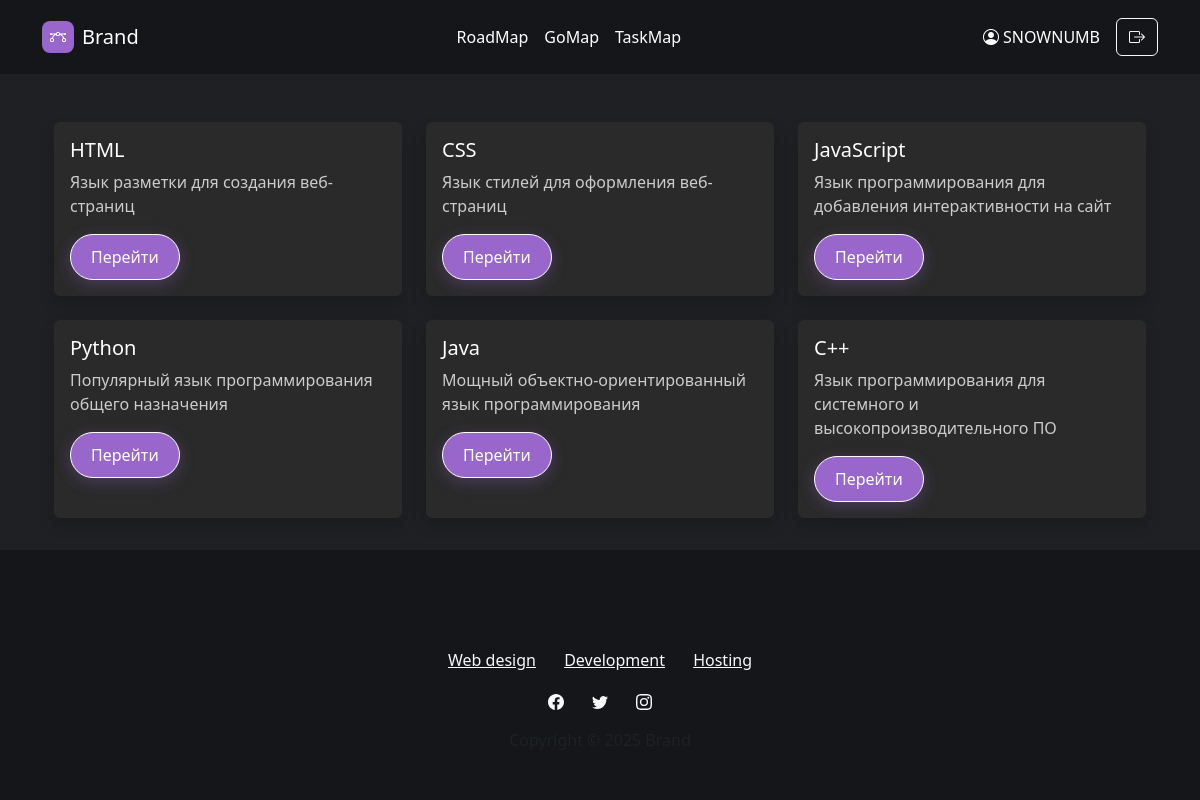
The page /tests/ (signed in) on the database its author committed.
### auth_app/models.py (models this page shows, shortened)
class CustomUser(AbstractUser):
    email = models.EmailField(unique=True)

### archive_test/models.py (models this page shows, shortened)
class ProgrammingLanguage(models.Model):
    name = models.CharField(max_length=100)
    description = models.TextField()
    slug = models.SlugField(unique=True)

### archive_test/views.py (the view)
# urls.py: path('', views.test_list, name='archive_tests'),
def test_list(request):
    languages = ProgrammingLanguage.objects.all()
    return render(request, 'archive_test/test_list.html', {'languages': languages})

### archive_test/templates/archive_test/test_list.html (shortened to what this page needs)
{% extends 'base.html' %}
{% load static %}
{% block content %}
<div class="container py-4">
    <div class="row row-cols-1 row-cols-md-3 g-4">
        {% for lang in languages %}
        <div class="col">
            <div class="card h-100 shadow">
                <div class="card-body">
                    <h5 class="card-title">{{ lang.name }}</h5>
                    <p class="card-text">{{ lang.description }}</p>
                    <a href="{% url 'test_detail' lang.slug %}" class="btn custom-btn">Перейти</a>
                </div>
            </div>
        </div>
        {% endfor %}
    </div>
</div>
{% endblock %}

### templates/includes/header.html (shortened to what this page needs)
<nav class="navbar navbar-light navbar-expand-md py-3" style="background: rgb(21, 22, 25);">
    <div class="container">
        <a class="navbar-brand d-flex align-items-center" href="/">
            <span class="bs-icon-sm bs-icon-rounded bs-icon-primary d-flex justify-content-center align-items-center me-2 bs-icon" style="background: rgb(153, 102, 204);">
            </span>
            <span style="color: rgb(255, 255, 255);">Brand</span>
        </a>
        <div class="collapse navbar-collapse" id="navcol-3">
            <ul class="navbar-nav mx-auto">
                <li class="nav-item"><a class="nav-link active" href="#" style="color: white;">RoadMap</a></li>
                <li class="nav-item"><a class="nav-link" href="#" style="color: white;">GoMap</a></li>
                <li class="nav-item"><a class="nav-link" href="#" style="color: white;">TaskMap</a></li>
            </ul>
            {% if user.is_authenticated %}
                <div class="d-flex align-items-center gap-3">
                    <a href="{% url 'profile' %}" class="text-white text-decoration-none">
                        <i class="bi bi-person-circle"></i> {{ user.username }}
                    </a>
                    <a href="{% url 'logout' %}" class="btn btn-outline-light" title="Выйти">
                        <i class="bi bi-box-arrow-right"></i>
                    </a>
                </div>
            {% else %}
                <button class="btn custom-btn" type="button"
                        onclick="location.href='{% url 'sign_in' %}'">
                    Войти
                </button>
            {% endif %}
        </div>
    </div>
</nav>

### static/css/style.css (style rules this page uses)
body { background: rgb(31, 32, 35); }

### archive_test/templates/archive_test/test_list.html (style rules this page uses)
html, body { height: 100%; margin: 0; background-color: rgb(31, 32, 35) !important; }
body { display: flex; flex-direction: column; }
.custom-btn { background-color: #9966CC !important; border-color: #ffffff !important; color: #ffffff !important; padding: 10px 20px; border-radius: 25px; transition: transform 0.3s ease, box-shadow 0.3s ease; outline: none !important; box-shadow: 0 4px 15px rgba(153, 102, 204, 0.3); }
.card { background: #2a2a2a; border: none; color: #cccccc; }
.card-title { color: #ffffff; }
.card-text { color: #cccccc; }

### rows shown on the page
ProgrammingLanguage: name "HTML", description "Язык разметки для создания веб-страниц"
ProgrammingLanguage: name "CSS", description "Язык стилей для оформления веб-страниц"
ProgrammingLanguage: name "JavaScript", description "Язык программирования для добавления интерактивности на сайт"
ProgrammingLanguage: name "Python", description "Популярный язык программирования общего назначения"
ProgrammingLanguage: name "Java", description "Мощный объектно-ориентированный язык программирования"
ProgrammingLanguage: name "C++", description "Язык программирования для системного и высокопроизводительного ПО"

### other values the page prints
{{ user.username }} "SNOWNUMB"
